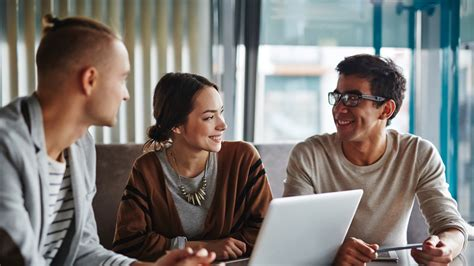
#> input picture images/people-working-in-office.jpg, 474 x 266 px, given in place of the camera
$ python video_trackbar.py   (older library calls are emulated)
#> lines starting #> are read from the running program, lines starting #| are printed output that depends on the picture; after the words box and inside, x2 and y2 are one past the last pixel; in counts of white or black regions, pixels touching at a corner belong together


"""
Course:  Training YOLO v3 for Objects Detection with Custom Data

Section-1
Quick Win - Step 2: Simple Object Detection by thresholding with mask
File: detecting-object.py
"""


# Detecting Object with chosen Colour Mask
#
# Algorithm:'
# Reading RGB image --> Converting to HSV --> Implementing Mask -->
# --> Finding Contour Points --> Extracting Rectangle Coordinates -->
# --> Drawing Bounding Box --> Putting Label
#
# Result:
# Window with Detected Object, Bounding Box and Label in Real Time


# Importing needed library
import cv2


# Defining lower bounds and upper bounds of founded Mask
# min_blue, min_green, min_red = 28, 187, 184
# max_blue, max_green, max_red = 101, 255, 255
def do_nothing(x):
    pass


# Getting version of OpenCV that is currently used
# Converting string into the list by dot as separator
# and getting first number
v = cv2.__version__.split('.')[0]

# Defining object for reading video from camera
camera = cv2.VideoCapture(0)


# Defining loop for catching frames
while True:
    # Capture frame-by-frame from camera
    _, frame_BGR = camera.read()
#> frame_BGR is the input picture: shape (266, 474, 3); mean B, G, R 119.5, 123.1, 126.8

    # Converting current frame to HSV
    frame_HSV = cv2.cvtColor(frame_BGR, cv2.COLOR_BGR2HSV)
#> frame_HSV: shape (266, 474, 3); mean H, S, V 56.9, 64.8, 136.6

    cv2.namedWindow('Track Bars', cv2.WINDOW_NORMAL)
    cv2.createTrackbar('min_blue', 'Track Bars', 0, 255, do_nothing)
    cv2.createTrackbar('min_green', 'Track Bars', 0, 255, do_nothing)
    cv2.createTrackbar('min_red', 'Track Bars', 0, 255, do_nothing)

    # For maximum range
    cv2.createTrackbar('max_blue', 'Track Bars', 0, 255, do_nothing)
    cv2.createTrackbar('max_green', 'Track Bars', 0, 255, do_nothing)
    cv2.createTrackbar('max_red', 'Track Bars', 0, 255, do_nothing)

    min_blue = cv2.getTrackbarPos('min_blue', 'Track Bars')
    min_green = cv2.getTrackbarPos('min_green', 'Track Bars')
    min_red = cv2.getTrackbarPos('min_red', 'Track Bars')

    # For maximum range
    max_blue = cv2.getTrackbarPos('max_blue', 'Track Bars')
    max_green = cv2.getTrackbarPos('max_green', 'Track Bars')
    max_red = cv2.getTrackbarPos('max_red', 'Track Bars')


    # Implementing Mask with founded colours from Track Bars to HSV Image
    mask = cv2.inRange(frame_HSV,
                       (min_blue, min_green, min_red),
                       (max_blue, max_green, max_red))
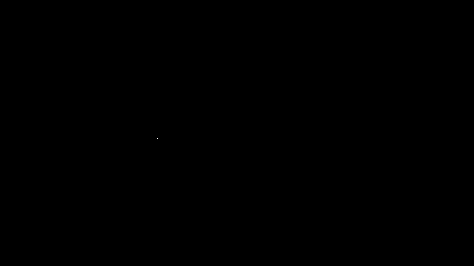
#> mask: shape (266, 474); 0% white in thin lines or dots, all inside (x1, y1, x2, y2) = (157, 138, 158, 139)

    # Showing current frame with implemented Mask
    # Giving name to the window with Mask
    # And specifying that window is resizable
    # cv2.namedWindow('Binary frame with Mask', cv2.WINDOW_NORMAL)
    # cv2.imshow('Binary frame with Mask', mask min_blue = cv2.getTrackbarPos('min_blue', 'Track Bars')
    min_green = cv2.getTrackbarPos('min_green', 'Track Bars')
    min_red = cv2.getTrackbarPos('min_red', 'Track Bars')

    # For maximum range
    max_blue = cv2.getTrackbarPos('max_blue', 'Track Bars')
    max_green = cv2.getTrackbarPos('max_green', 'Track Bars')
    max_red = cv2.getTrackbarPos('max_red', 'Track Bars')

    # Finding Contours
    # Pay attention!
    # Different versions of OpenCV returns different number of parameters
    # when using function cv2.findContours()

    # In OpenCV version 3 function cv2.findContours() returns three parameters:
    # modified image, found Contours and hierarchy
    # All found Contours from current frame are stored in the list
    # Each individual Contour is a Numpy array of(x, y) coordinates
    # of the boundary points of the Object
    # We are interested only in Contours

    # Checking if OpenCV version 3 is used
    if v == '3':
        _, contours, _ = cv2.findContours(mask, cv2.RETR_TREE, cv2.CHAIN_APPROX_NONE)

    # In OpenCV version 4 function cv2.findContours() returns two parameters:
    # found Contours and hierarchy
    # All found Contours from current frame are stored in the list
    # Each individual Contour is a Numpy array of(x, y) coordinates
    # of the boundary points of the Object
    # We are interested only in Contours

    # Checking if OpenCV version 4 is used
    else:
        contours, _ = cv2.findContours(mask, cv2.RETR_TREE, cv2.CHAIN_APPROX_NONE)
#> contours = [[[157, 138]]]

    # Finding the biggest Contour by sorting from biggest to smallest
    contours = sorted(contours, key=cv2.contourArea, reverse=True)

    # Extracting Coordinates of the biggest Contour if any was found
    if contours:
        # Getting rectangle coordinates and spatial size from biggest Contour
        # Function cv2.boundingRect() is used to get an approximate rectangle
        # around the region of interest in the binary image after Contour was found
        (x_min, y_min, box_width, box_height) = cv2.boundingRect(contours[0])
#> x_min = 157; y_min = 138; box_width = 1; box_height = 1

        # Drawing Bounding Box on the current BGR frame
        cv2.rectangle(frame_BGR, (x_min - 15, y_min - 15),
                      (x_min + box_width + 15, y_min + box_height + 15),
                      (255, 0, 0), 3)

        # Preparing text for the Label
        label = 'Detected Object'

        # Putting text with Label on the current BGR frame
        cv2.putText(frame_BGR, label, (x_min - 5, y_min - 25),
                    cv2.FONT_HERSHEY_SIMPLEX, 1.0, (0, 255, 0), 2)
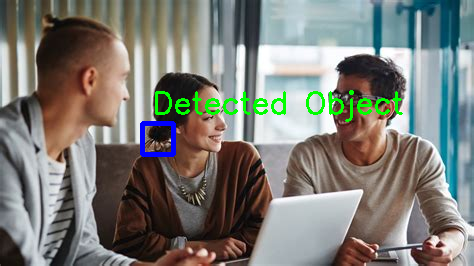
#> frame_BGR: shape (266, 474, 3); mean B, G, R 118.6, 124.7, 124.2

    # Showing current BGR frame with Detected Object
    # Giving name to the window with Detected Object
    # And specifying that window is resizable
    cv2.namedWindow('Detected Object', cv2.WINDOW_NORMAL)
    cv2.imshow('Detected Object', frame_BGR)

    # Breaking the loop if 'q' is pressed
    if cv2.waitKey(1) & 0xFF == ord('q'):
#> (key q is pressed here)
        break


# Destroying all opened windows
cv2.destroyAllWindows()


"""
Some comments

With OpenCV function cv2.findContours() we find
contours of white object from black background.

There are three arguments in cv.findContours() function,
first one is source image, second is contour retrieval mode,
third is contour approximation method.


In OpenCV version 3 three parameters are returned:
modified image, the contours and hierarchy.
Further reading about Contours in OpenCV v3:
https://docs.opencv.org/3.4/d4/d73/tutorial_py_contours_begin.html


In OpenCV version 4 two parameters are returned:
the contours and hierarchy.
Further reading about Contours in OpenCV v4:
https://docs.opencv.org/4.0.0/d4/d73/tutorial_py_contours_begin.html


Contours is a Python list of all the contours in the image.
Each individual contour is a Numpy array of (x,y) coordinates
of boundary points of the object.

Contours can be explained simply as a curve joining all the
continuous points (along the boundary), having same colour or intensity.
"""

$ run again, on images/street.jpg
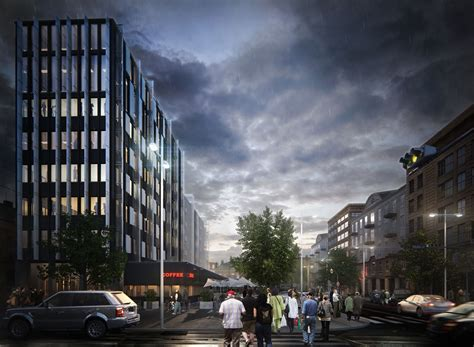
#> input picture images/street.jpg, 474 x 347 px, given in place of the camera
#> frame_BGR is the input picture: shape (347, 474, 3); mean B, G, R 88.1, 80.8, 78.2
#> frame_HSV: shape (347, 474, 3); mean H, S, V 86.8, 58.3, 91.8
#> mask: shape (347, 474); 0.01% white in thin lines or dots, all inside (x1, y1, x2, y2) = (28, 50, 473, 347)
#> contours = 19 contours, all with area under 20
#> x_min = 472; y_min = 346; box_width = 1
#> `cv2.rectangle(frame_BGR, (x_min - 15, y_min - 15), (x_min + box_width ..`:
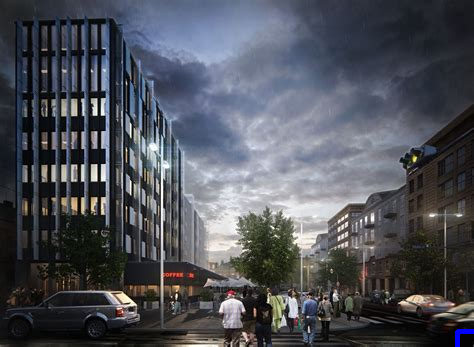
#> frame_BGR: shape (347, 474, 3); 0.1% of pixels changed, all inside (x1, y1, x2, y2) = (455, 329, 474, 347)

$ run again, on images/woman-working-in-the-office.jpg
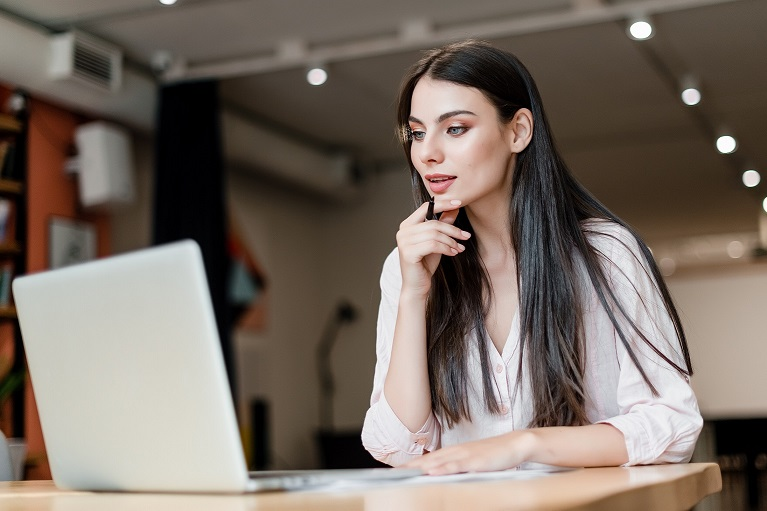
#> input picture images/woman-working-in-the-office.jpg, 767 x 511 px, given in place of the camera
#> frame_BGR is the input picture: shape (511, 767, 3); mean B, G, R 99.5, 108.8, 120.7
#> frame_HSV: shape (511, 767, 3); mean H, S, V 34.6, 68.7, 121.4
#> `mask = cv2.inRange(frame_HSV, (min_blue, min_green, min_red), (max_blu..`:
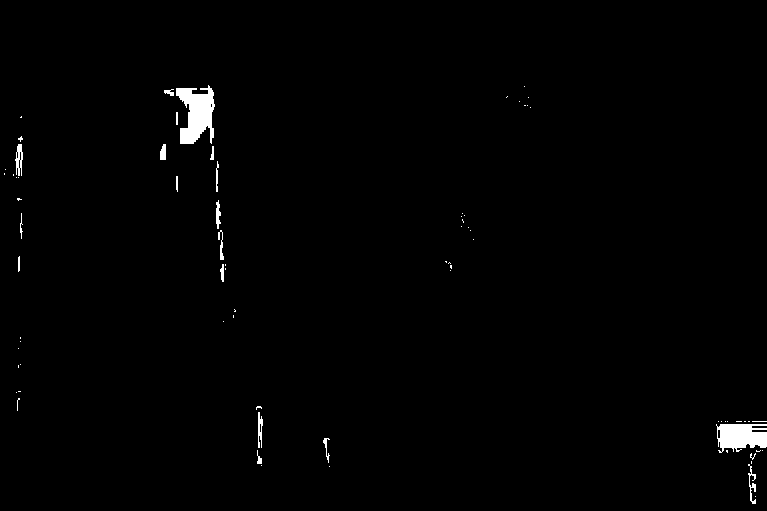
#> mask: shape (511, 767); 0.96% white; 75 white regions (57 under 20 px)
#> contours = 81 contours, 66 with area under 20; largest, box (x1, y1, x2, y2) and area: (176, 85, 215, 144) 1316, (716, 424, 767, 453) 996, (15, 144, 23, 176) 126, (258, 412, 263, 448) 74, (216, 200, 221, 229) 63
#> x_min = 176; y_min = 85; box_width = 39; box_height = 59
#> `cv2.putText(frame_BGR, label, (x_min - 5, y_min - 25), cv2.FONT_HERSHE..`:
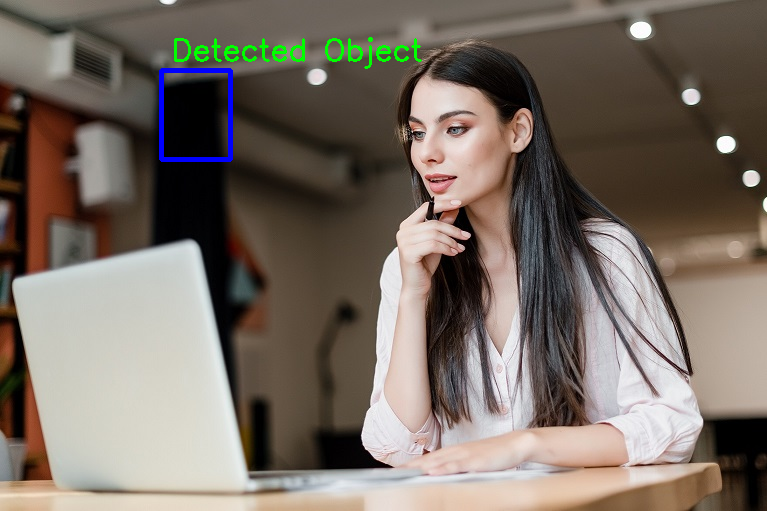
#> frame_BGR: shape (511, 767, 3); mean B, G, R 100, 109.4, 120
